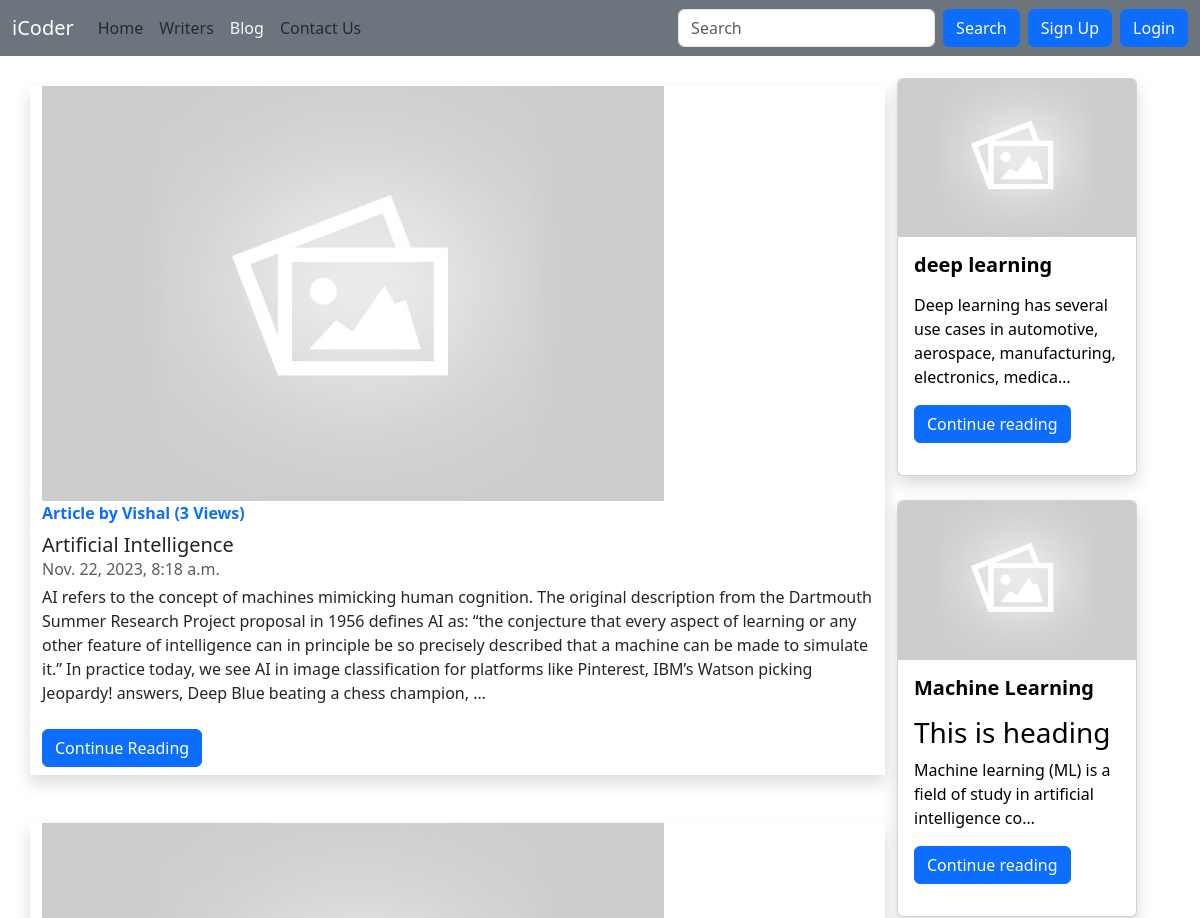
Page /blog/ (upper part) on the earlier database version.
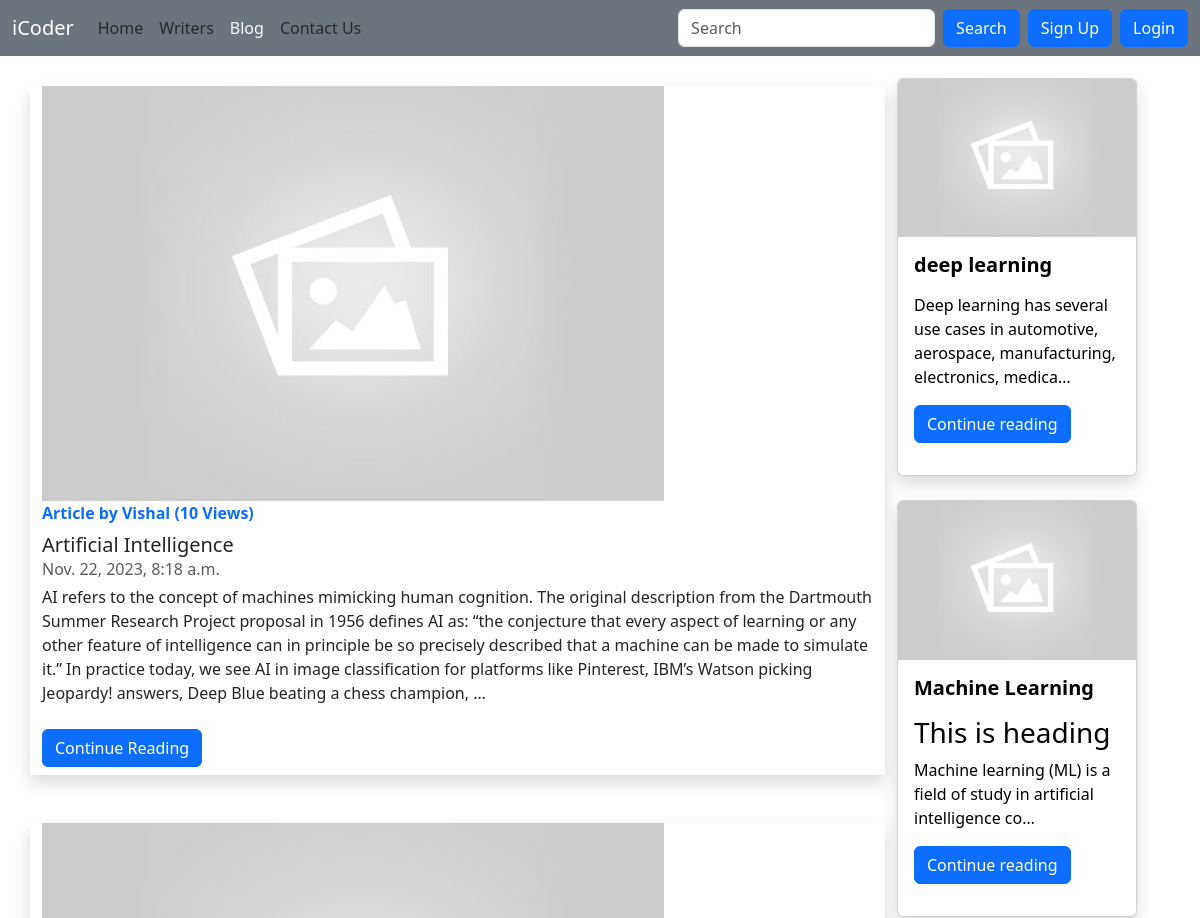
Same page on the later database version.
### blog/models.py (models this page shows, shortened)
class Post(models.Model):
    sno = models.AutoField(primary_key=True)
    title = models.CharField(max_length=255)
    postImage  = models.ImageField(upload_to='static/img', default='static/img/default.jpg')
    content = models.TextField()
    author = models.CharField(max_length=100)
    slug = models.CharField(max_length=130)
    views = models.IntegerField(default=0)
    timeStamp = models.DateTimeField(blank=True)

### blog/views.py (the view)
# urls.py: path('', views.blogHome, name='blogHome'),
def blogHome(request):
    allPosts = Post.objects.all()
    recentPosts = [post for post in allPosts]
    recentPosts.sort(key=calHours)
    context = {'allPosts' : allPosts, 'recentPosts' : recentPosts}
    return render(request, 'blog/blogHome.html', context)

### blog/views.py (called while the page is built)
def calHours(post):
    given_datetime = datetime.strptime(str(post.timeStamp), "%Y-%m-%d %H:%M:%S%z")
    current_time = timezone.now()
    time_difference = current_time - given_datetime
    hours_difference = time_difference.total_seconds() / 3600
    return hours_difference

### templates/blog/blogHome.html (shortened to what this page needs)
{% extends "base.html" %}
{% block blogactive %} text-light {% endblock blogactive %}
{% block body %}
<div class="container my-3">
  <div class="row">
    <div class="col-9">
      <h2>Blog by iCoder</h2>
      <div class="row justify-content-center">
        {% for post in allPosts %}
        <div class="mx-2 shadow my-4 blogCard" >
          <img src="/{{post.postImage}}" class="" alt="...">
          <div class="card-body">
            {% if user.is_authenticated %}
            <a href="/writers/{{post.author}}" class="text-decoration-none"><b
                class="d-inline-block mb-2 text-primary">Article by
                {{post.author}} ({{post.views}} Views)</b></a>
            {% else %}
            <a href="#" class="text-decoration-none"><b class="d-inline-block mb-2 text-primary">Article by
                {{post.author}} ({{post.views}} Views)</b></a>
            {% endif %}
            <h5 class="card-title">{{post.title}}</h5>
            <div class="mb-1 text-body-secondary">{{post.timeStamp}}</div>
            <p class="card-text">{{post.content|safe|truncatechars:500}}</p>
            <a href="/blog/{{post.slug}}" class="btn btn-primary my-2">Continue Reading</a>
          </div>
        </div>
        {% endfor %}
      </div>
    </div>
    <div class="col-3">
      <h3 class="my-1">Recent Posts</h3>
      <div class="recentlist my-4">
        {% for post in recentPosts %}
        <a href="/blog/{{post.slug}}" style='text-decoration: none; color: black'>
          <div class="card shadow" style="width: 15rem;" id="card">
            <img src=" /{{post.postImage}} " class="card-img-top" alt="...">
            <div class="card-body">
              <h5 class="card-title"> <strong>{{post.title}}</strong> </h5>
              <p class="card-text">{{post.content | truncatechars:100|safe }}</p>
              <div class="my-3">
                <a href="/blog/{{post.slug}}" role="button" class="btn btn-primary">
                  Continue reading
                </a>
              </div>
            </div>
          </div>
        </a>
        <br>
        {% endfor %}
      </div>
    </div>
  </div>
</div>
{% endblock body %}

Differences in the rows shown:
changed Post "Artificial Intelligence": views "3" → "10"
